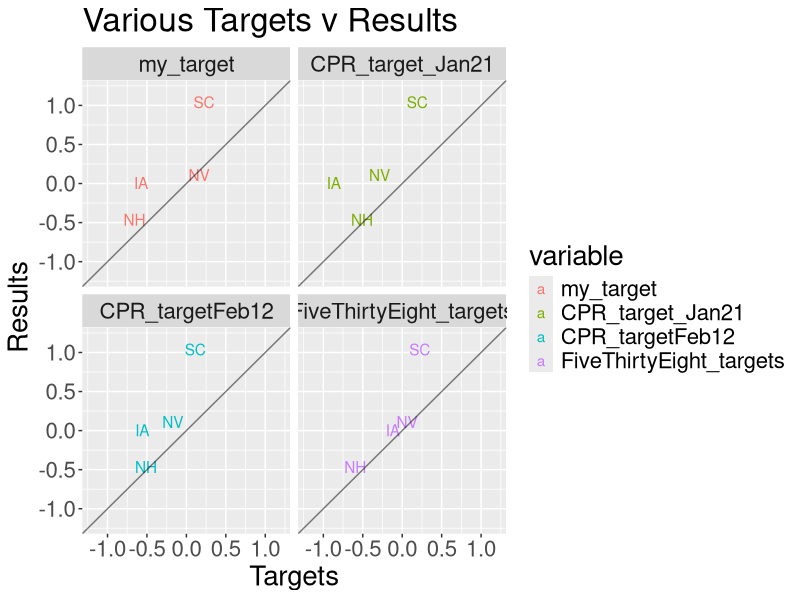
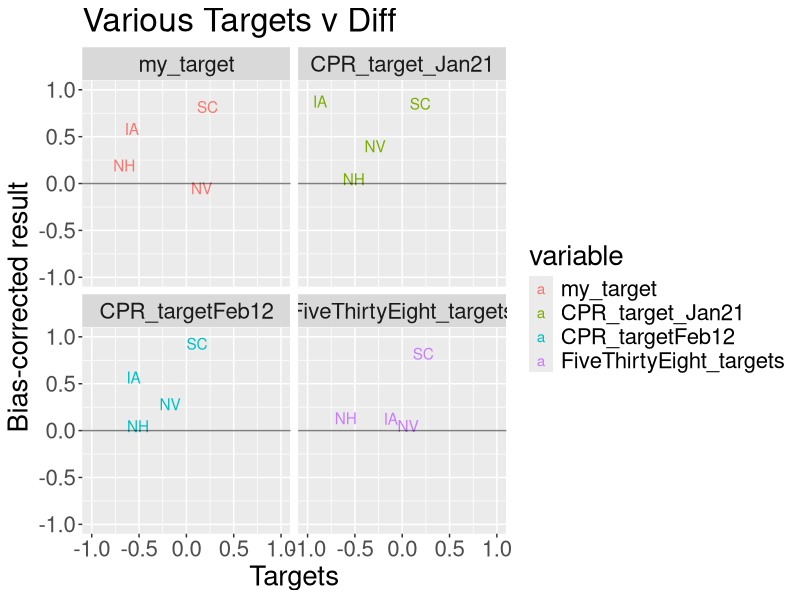

Here is the R script that generated these plots, in order:
## ---- chunk 1
require(ggplot2)
require(dplyr)
require(reshape2)
## ---- chunk 2
targets <- read.csv("2016-dem-primary-targets-manual.csv")
results <- read.csv("2016-dem-primary.csv")

results <- mutate(results, state_abb = state.abb[match(state, state.name)]) %>%
  mutate(result = log(Clinton_popular_vote/Sanders_popular_vote)) %>%
  select(state, state_abb, result)
targets <- merge(targets, results, by.x = "state")
state_targets <- melt(targets, id.vars = c("state", "state_abb", "result"))

ggplot(state_targets, aes(x = value, y = result, color=variable) ) +
  geom_text( aes(label=state_abb) ) +
  labs(title = "Various Targets v Results", x = "Targets", y = "Results", size = "Total delegates") +
  geom_abline(intercept = 0, slope=1, alpha = 0.5) +
  theme(text = element_text(size=20)) +
  xlim(-1.2,1.2) + ylim(-1.2,1.2) +
  facet_wrap(~ variable)
## ---- chunk 3
ggplot(state_targets, aes(x = value, y = result-value, color=variable) ) +
  geom_text( aes(label=state_abb) ) +
  labs(title = "Various Targets v Diff", x = "Targets", y = "Bias-corrected result") +
  geom_abline(intercept = 0, slope=0, alpha = 0.5) +
  theme(text = element_text(size=20)) +
  xlim(-1,1) + ylim(-1,1) +
  facet_wrap(~ variable)
